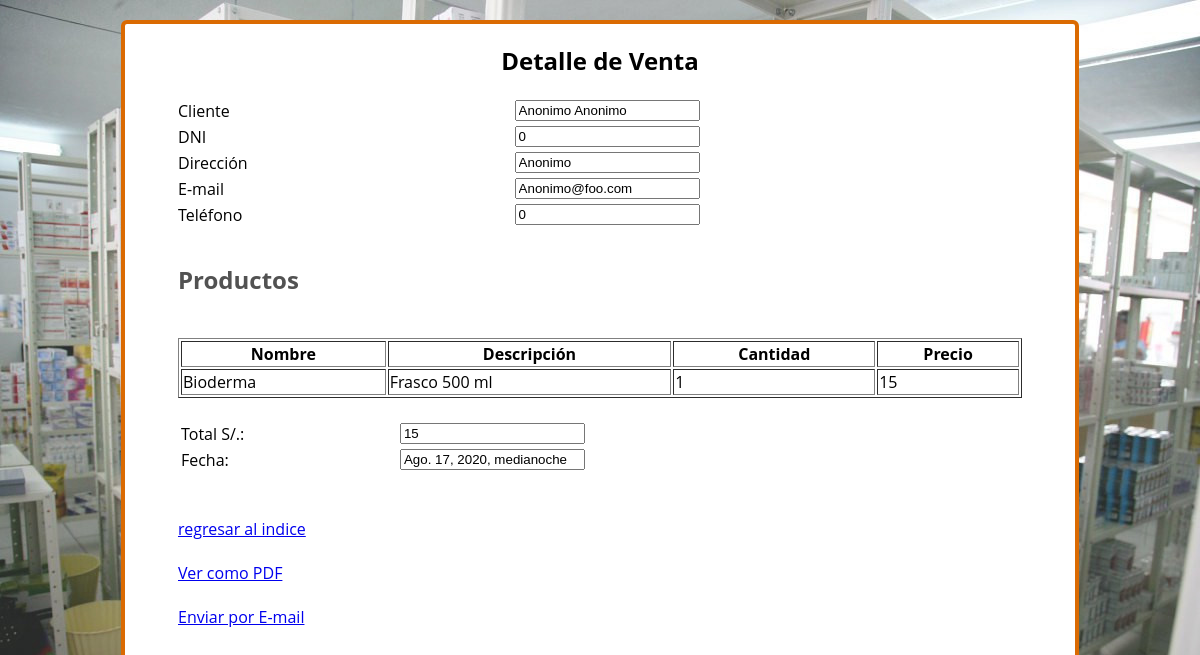
Screenshot of /ventas/Venta_details/40/ (signed in) with the database file from the repository.
### venta/models.py (models this page shows)
class Venta(models.Model):
	cliente=models.ForeignKey(Cliente, on_delete=models.CASCADE)
	vendedor=models.ForeignKey(User, on_delete=models.CASCADE)
	detalles=models.TextField()
	total=models.IntegerField()
	fecha= models.DateTimeField()
	def get_absolute_url(self):
		return reverse('venta:Venta_details',kwargs={'myID':self.id})

### cliente/models.py (models this page shows, shortened)
class Cliente(models.Model):
    nombres=models.CharField(max_length=200)
    apellidos=models.CharField(max_length=200)
    direccion=models.CharField(max_length=200)
    DNI= models.IntegerField()
    edad= models.IntegerField()
    email=models.EmailField()
    telefono=models.IntegerField()
    fechainicio=models.DateField()

### venta/views.py (the view)
# urls.py: path('Venta_details/<int:myID>/', Venta_details,name='Venta_details'),
def Venta_details(request,myID):
	obj=get_object_or_404(Venta, id=myID)
	context={
		'form':obj
		}
	return render(request,'venta/detalle_venta.htm',context)

### venta/templates/venta/detalle_venta.htm (shortened to what this page needs)
{% extends 'venta/heredame_user.html' %}
{%block content %}
{% load static %}
<html>
<head>
<link rel="stylesheet" href="{% static 'css/form.css' %}">
</head>
<body>
<div  class="listing">
	<form method="POST" action="">{%csrf_token%}
		<div>
			<p ><h2 >Detalle de Venta</h2></p>
			<table border="0" width="100%">
				<tr>
					<td>Cliente</td>
					<td>
						<input type="text" name="txtfullnames" value="{{form.cliente.nombres}} {{form.cliente.apellidos}}" readonly="readonly">
					</td>
				</tr>
				<tr>
					<td>DNI</td>
					<td>
						<input type="text" name="txtdni" value="{{form.cliente.DNI}}" readonly="readonly">
					</td>
				</tr>
				<tr>
					<td>Dirección</td>
					<td><input type="text" name="txtdireccion" value="{{form.cliente.direccion}}" readonly="readonly"></td>
				</tr>
				<tr>
					<td>E-mail</td>
					<td><input type="text" name="txtemail" value="{{form.cliente.email}}" readonly="readonly"></td>
				</tr>
				<tr>
					<td>Teléfono</td>
					<td><input type="text" name="txttelefono" value="{{form.cliente.telefono}}" readonly="readonly"></td>
				</tr>
				<tr>
					<td><h1><br>Productos</h1></td>
				</tr>
				<tr>
					<td colspan="2">&nbsp;
					<table border="1" width="100%">
						{{form.detalles|safe}}
					</table>
					<br>
					<table border="0" width="100%">
						<tr>
							<td>Total S/.:</td>
							<td><input type="text" value = "{{form.total}}" name="total" readonly="readonly"></td>
						</tr>
						<tr>
							<td>Fecha:</td>
							<td><input type="text" value = "{{form.fecha}}" name="fecha" readonly="readonly"></td>
						</tr>
					</table>
					<br>
					<br>
						<a href="/">regresar al indice</a>
					<br>
					<br>
						<a href="{{form.get_absolute_url}}download_pdf/">Ver como PDF</a>
					<br>
					<br>
						<a href="{{form.get_absolute_url}}send_email/">Enviar por E-mail</a>
					</td>
				</tr>
			</table>
		</div>
	</form>
</div>
</body>
</html>
{% endblock %}

### static/css/form.css (style rules this page uses)
body { font-family: 'Open Sans', sans-serif; background-image: url("/static/images/farmaciapag.jpg"); background-size: 100% ; margin: 0 auto 0 auto; width:100%; text-align:center; margin: 20px 0px 20px 0px; }
p { font-size:12px; text-decoration: none; color:#000000; }
h1 { font-size:1.5em; color:#525252; }
.listing { background:white; width:850px; height:800px; border-radius:6px; margin: 0 auto 60 auto; padding:0px 50px 70px 50px; border: #da6a02 4px solid; position: relative; top:0; bottom: 0; left: 0; right: 0; margin: auto; }

### rows the page displays
Venta: txtfullnames "Anonimo Anonimo", txtdni "0", txtdireccion "Anonimo", txtemail "Anonimo@foo.com", txttelefono "0", detalles "Nombre Descripción Cantidad Precio Bioderma Frasco 500 ml 1 15", total "15", fecha "Ago. 17, 2020, medianoche"
